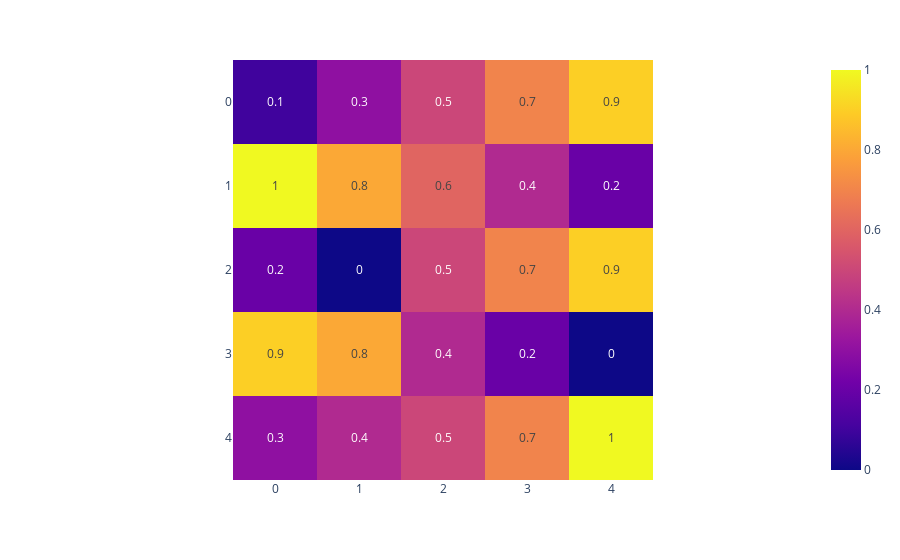

Here is the notebook cell this chart was saved with:
### Code cell
z = [[.1, .3, .5, .7, .9],
     [1, .8, .6, .4, .2],
     [.2, 0, .5, .7, .9],
     [.9, .8, .4, .2, 0],
     [.3, .4, .5, .7, 1]]

fig = px.imshow(z, text_auto=True)
fig.show()

### Figure 1 — Plotly figure (JSON) as saved in the notebook; plotly's stock layout.template omitted (floating-point values rounded to 4 significant figures)
{"data": [{"coloraxis": "coloraxis", "hovertemplate": "x: %{x}<br>y: %{y}<br>color: %{z}<extra></extra>", "name": "0", "texttemplate": "%{z}", "type": "heatmap", "xaxis": "x", "yaxis": "y", "z": [[0.1, 0.3, 0.5, 0.7, 0.9], [1, 0.8, 0.6, 0.4, 0.2], [0.2, 0, 0.5, 0.7, 0.9], [0.9, 0.8, 0.4, 0.2, 0], [0.3, 0.4, 0.5, 0.7, 1]]}], "layout": {"coloraxis": {"colorscale": [[0, "#0d0887"], [0.1111, "#46039f"], [0.2222, "#7201a8"], [0.3333, "#9c179e"], [0.4444, "#bd3786"], [0.5556, "#d8576b"], [0.6667, "#ed7953"], [0.7778, "#fb9f3a"], [0.8889, "#fdca26"], [1, "#f0f921"]]}, "margin": {"t": 60}, "xaxis": {"anchor": "y", "constrain": "domain", "domain": [0, 1], "scaleanchor": "y"}, "yaxis": {"anchor": "x", "autorange": "reversed", "constrain": "domain", "domain": [0, 1]}}}
